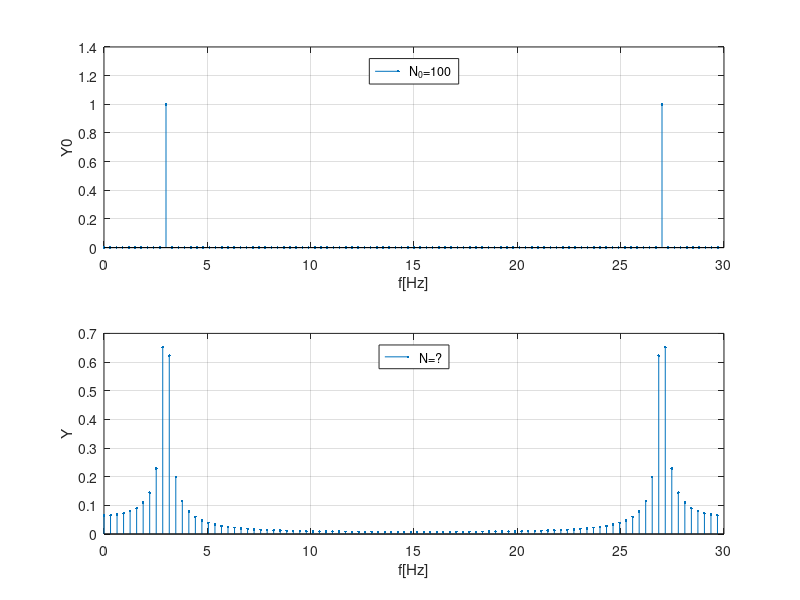

MATLAB code to generate this figure:
% A. Wpływ obcięcia na rozmiar przecieku 

 clear; clc;
 fs=30; fx=3;                                                        
 
 N0=100;                         %  bez przecieku
 t0=0:1/fs:(N0-1)/fs;
 y0=sin(2*pi*t0*fx);
 f0=fs*(0:length(y0)-1)/length(y0);
 Y0=fft(y0);
 
 N=95;                           %  z przeciekiem
 t=0:1/fs:(N-1)/fs;
 y=sin(2*pi*t*fx);
 f=fs*(0:length(y)-1)/length(y);
 Y=fft(y);
 
 subplot(2,1,1); stem(f0,(2/N0)*abs(fft(y0)),'.');grid; legend('N_0=100','Location','north');
 xlabel('f[Hz]');ylabel('Y0');
 subplot(2,1,2); stem(f,(2/N)*abs(fft(y)),'.');grid;legend('N=?','Location','north');
 xlabel('f[Hz]');ylabel('Y')


% A1. Znależć wartość N przy któej dochodzi do maksymalnego przecieku; 
%     N z przedziału [91,99]
% A2. Określić częstotliwość prążka w widmie Y0, czyli dla N0=100
% A3. Określić częstotliwość dwóch największych prążków w widmie Y 
%     dla przypadku widma z maksymalnym przeciekiem
%_____________________________________________________________________ 




